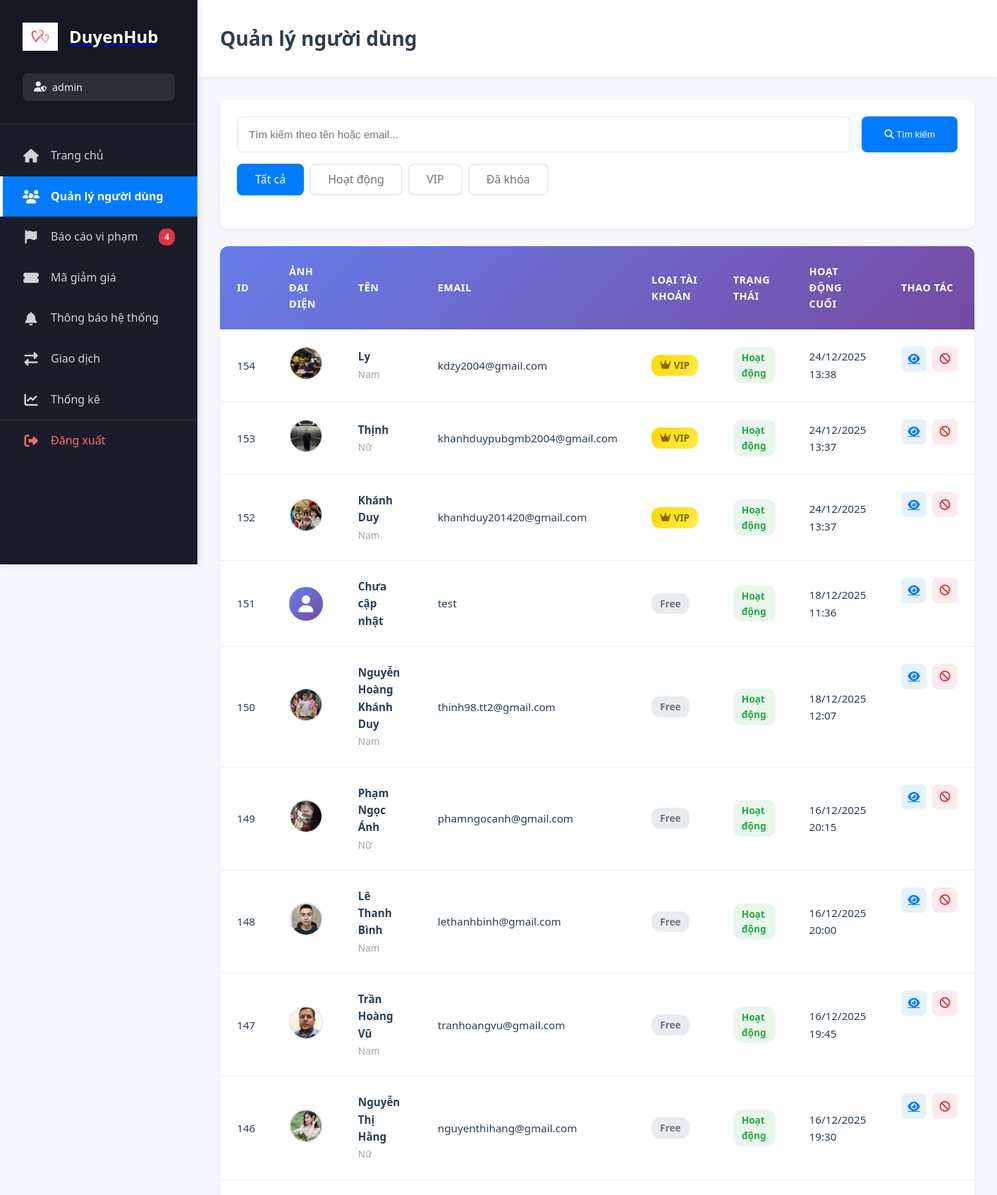
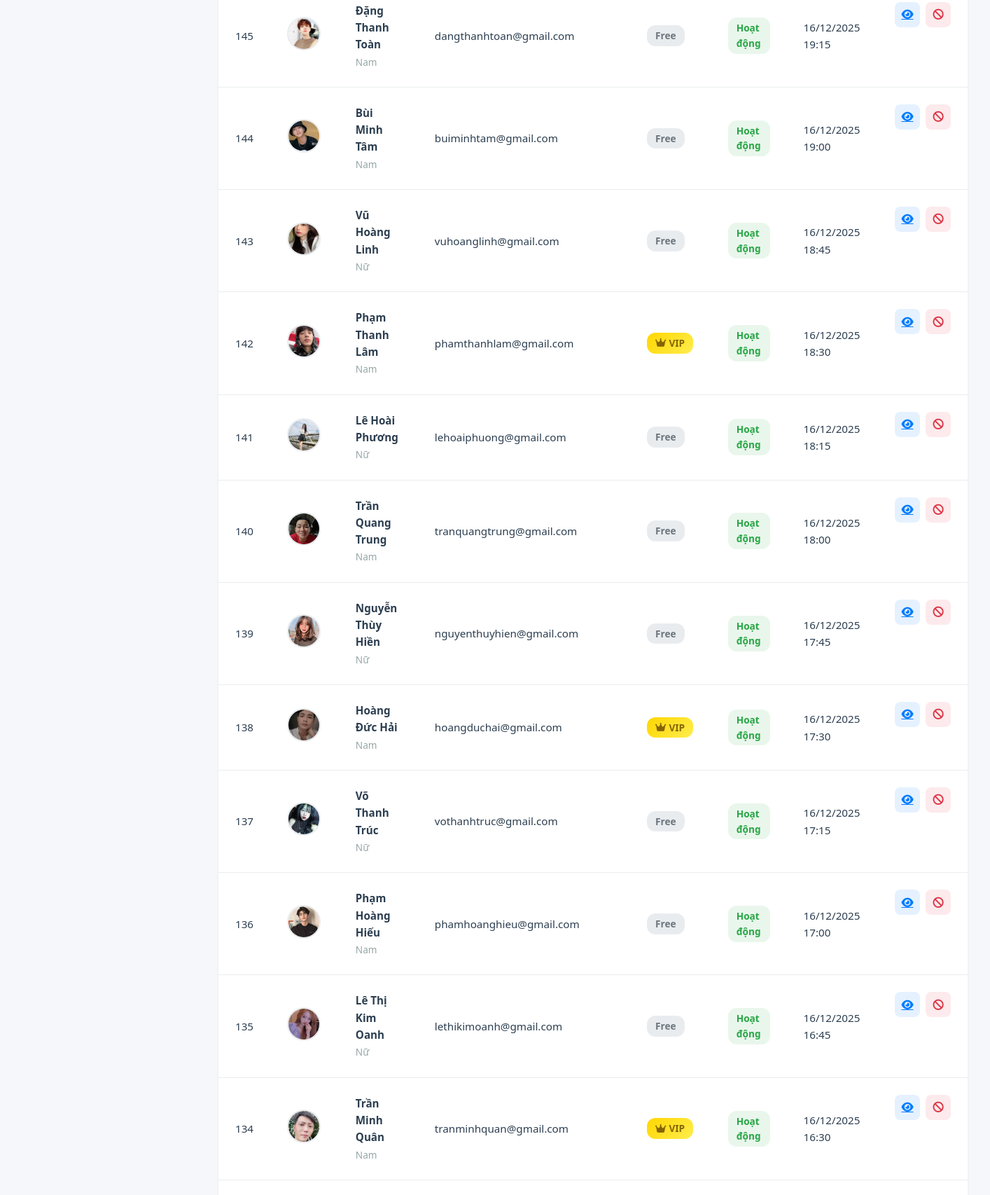
The page /views/admin/quanlynguoidung.php (signed in, upper part) on the database its author committed (2 pictures, top to bottom).
### tables this page shows
CREATE TABLE `nguoidung` (
  `maNguoiDung` int(11) NOT NULL,
  `tenDangNhap` varchar(50) NOT NULL,
  `matKhau` varchar(255) NOT NULL,
  `email_verified` tinyint(1) NOT NULL DEFAULT 0 COMMENT '0: Chưa xác thực, 1: Đã xác thực email',
  `trangThaiNguoiDung` enum('active','banned','inactive') DEFAULT 'active',
  `lanHoatDongCuoi` datetime DEFAULT current_timestamp() ON UPDATE current_timestamp(),
  `role` varchar(255) NOT NULL DEFAULT 'user'
);

CREATE TABLE `hoso` (
  `maHoSo` int(11) NOT NULL,
  `maNguoiDung` int(11) DEFAULT NULL,
  `ten` varchar(100) DEFAULT NULL,
  `ngaySinh` date DEFAULT NULL,
  `gioiTinh` enum('Nam','Nữ') DEFAULT NULL,
  `tinhTrangHonNhan` varchar(50) DEFAULT NULL,
  `canNang` float DEFAULT NULL,
  `chieuCao` float DEFAULT NULL,
  `mucTieuPhatTrien` text DEFAULT NULL,
  `hocVan` varchar(100) DEFAULT NULL,
  `noiSong` varchar(100) DEFAULT NULL,
  `soThich` text DEFAULT NULL,
  `moTa` text DEFAULT NULL,
  `avt` varchar(255) DEFAULT NULL
);

### views/admin/quanlynguoidung.php (the view, shortened to what this page needs)
<?php
$db = clsConnect::getInstance()->connect();
$search = $_GET['search'] ?? '';
$filter = $_GET['filter'] ?? 'all';
$sql = "SELECT n.*, h.ten, h.avt, h.gioiTinh, g.loaiGoi, g.trangThaiGoi
        FROM nguoidung n
        LEFT JOIN hoso h ON n.maNguoiDung = h.maNguoiDung
        LEFT JOIN goidangky g ON n.maNguoiDung = g.maNguoiDung AND g.trangThaiGoi = 'Active'
        WHERE n.role = 'user'";
$sql .= " ORDER BY n.maNguoiDung DESC LIMIT 100";
$stmt = $db->prepare($sql);
$stmt->execute();
$users = $stmt->get_result()->fetch_all(MYSQLI_ASSOC);
?>
<!DOCTYPE html>
<html lang="vi">
<head>
    <link rel="stylesheet" href="https://cdnjs.cloudflare.com/ajax/libs/font-awesome/6.4.0/css/all.min.css">
    <link rel="stylesheet" href="../../public/css/admin.css?v=<?php echo time(); ?>">
</head>
<body>
    <div class="admin-wrapper">
        <?php include 'sidebar.php'; ?>
        <main class="main-content">
            <div class="top-bar">
                <h1>Quản lý người dùng</h1>
            </div>
            <div class="content-area">
                <div class="filter-bar">
                    <form method="GET" class="search-form">
                        <input type="text" name="search" placeholder="Tìm kiếm theo tên hoặc email..." value="<?php echo htmlspecialchars($search); ?>">
                        <button type="submit"><i class="fas fa-search"></i> Tìm kiếm</button>
                    </form>
                    <div class="filter-tabs">
                        <a href="?filter=all" class="<?php echo $filter === 'all' ? 'active' : ''; ?>">Tất cả</a>
                        <a href="?filter=active" class="<?php echo $filter === 'active' ? 'active' : ''; ?>">Hoạt động</a>
                        <a href="?filter=vip" class="<?php echo $filter === 'vip' ? 'active' : ''; ?>">VIP</a>
                        <a href="?filter=banned" class="<?php echo $filter === 'banned' ? 'active' : ''; ?>">Đã khóa</a>
                    </div>
                </div>
                <div class="table-container">
                    <table class="data-table">
                        <thead>
                            <tr>
                                <th>ID</th>
                                <th>Ảnh đại diện</th>
                                <th>Tên</th>
                                <th>Email</th>
                                <th>Loại tài khoản</th>
                                <th>Trạng thái</th>
                                <th>Hoạt động cuối</th>
                                <th>Thao tác</th>
                            </tr>
                        </thead>
                        <tbody>
                            <?php foreach ($users as $user): ?>
                            <tr>
                                <td><?php echo $user['maNguoiDung']; ?></td>
                                <td>
                                    <?php if (!empty($user['avt'])): ?>
                                        <img src="../../<?php echo htmlspecialchars($user['avt']); ?>" alt="Avatar" class="user-avatar">
                                    <?php else: ?>
                                        <div class="user-avatar-placeholder">
                                            <i class="fas fa-user"></i>
                                        </div>
                                    <?php endif; ?>
                                </td>
                                <td>
                                    <strong><?php echo htmlspecialchars($user['ten'] ?? 'Chưa cập nhật'); ?></strong>
                                    <?php if ($user['gioiTinh']): ?>
                                        <br><span class="text-muted"><?php echo $user['gioiTinh']; ?></span>
                                    <?php endif; ?>
                                </td>
                                <td><?php echo htmlspecialchars($user['tenDangNhap']); ?></td>
                                <td>
                                    <?php if ($user['loaiGoi'] === 'VIP'): ?>
                                        <span class="badge badge-vip"><i class="fas fa-crown"></i> VIP</span>
                                    <?php else: ?>
                                        <span class="badge badge-free">Free</span>
                                    <?php endif; ?>
                                </td>
                                <td>
                                    <?php if ($user['trangThaiNguoiDung'] === 'active'): ?>
                                        <span class="badge badge-success">Hoạt động</span>
                                    <?php elseif ($user['trangThaiNguoiDung'] === 'banned'): ?>
                                        <span class="badge badge-danger">Đã khóa</span>
                                    <?php else: ?>
                                        <span class="badge badge-warning">Không hoạt động</span>
                                    <?php endif; ?>
                                </td>
                                <td><?php echo $user['lanHoatDongCuoi'] ? date('d/m/Y H:i', strtotime($user['lanHoatDongCuoi'])) : 'Chưa xác định'; ?></td>
                                <td class="action-buttons">
                                    <a href="xemnguoidung.php?id=<?php echo $user['maNguoiDung']; ?>" class="btn-action btn-view" title="Xem chi tiết">
                                        <i class="fas fa-eye"></i>
                                    </a>
                                    <?php if ($user['trangThaiNguoiDung'] === 'active'): ?>
                                        <form method="POST" style="display: inline;" onsubmit="return confirm('Bạn có chắc muốn khóa tài khoản này?');">
                                            <button type="submit" class="btn-action btn-danger" title="Khóa tài khoản">
                                                <i class="fas fa-ban"></i>
                                            </button>
                                        </form>
                                    <?php endif; ?>
                                </td>
                            </tr>
                            <?php endforeach; ?>
                        </tbody>
                    </table>
                </div>
            </div>
        </main>
    </div>
</body>
</html>

### public/css/admin.css (style rules this page uses)
:root { --primary: #007bff; --secondary: #6c757d; --success: #28a745; --danger: #dc3545; --warning: #ffc107; --info: #17a2b8; --light: #f8f9fa; --dark: #343a40; --sidebar-bg: #1a1d29; --sidebar-hover: #252837; --sidebar-active: #007bff; --text-primary: #2c3e50; --text-secondary: #6c757d; --text-light: #95a5a6; --spacing-xs: 0.25rem; --spacing-sm: 0.5rem; --spacing-md: 1rem; --spacing-lg: 1.5rem; --spacing-xl: 2rem; --border-radius: 8px; --border-radius-sm: 4px; --border-radius-lg: 12px; --shadow-sm: 0 2px 4px rgba(0,0,0,0.05); --shadow-md: 0 4px 8px rgba(0,0,0,0.1); --shadow-lg: 0 8px 16px rgba(0,0,0,0.15); }
* { margin: 0; padding: 0; box-sizing: border-box; }
body { font-family: 'Segoe UI', -apple-system, BlinkMacSystemFont, 'Roboto', 'Helvetica Neue', Arial, sans-serif; background: #f5f7fa; color: var(--text-primary); line-height: 1.6; overflow-x: hidden; }
.admin-wrapper { display: flex; min-height: 100vh; }
.main-content { flex: 1; margin-left: 280px; min-height: 100vh; background: #f5f7fa; }
.top-bar { background: white; padding: var(--spacing-xl); box-shadow: var(--shadow-sm); display: flex; justify-content: space-between; align-items: center; position: sticky; top: 0; z-index: 100; }
.top-bar h1 { font-size: 1.75rem; font-weight: 700; color: var(--text-primary); margin: 0; }
.content-area { padding: var(--spacing-xl); }
.filter-bar { background: white; padding: var(--spacing-lg); border-radius: var(--border-radius-lg); margin-bottom: var(--spacing-lg); box-shadow: var(--shadow-sm); }
.search-form { display: flex; gap: var(--spacing-md); margin-bottom: var(--spacing-md); }
.search-form input { flex: 1; padding: var(--spacing-md); border: 1px solid #dee2e6; border-radius: var(--border-radius); font-size: 0.95rem; transition: all 0.3s ease; }
.search-form button { padding: var(--spacing-md) var(--spacing-xl); background: var(--primary); color: white; border: none; border-radius: var(--border-radius); font-weight: 500; cursor: pointer; transition: all 0.3s ease; }
.filter-tabs { display: flex; gap: var(--spacing-sm); margin-bottom: var(--spacing-lg); flex-wrap: wrap; }
.filter-tabs a { padding: var(--spacing-sm) var(--spacing-lg); background: white; color: var(--text-secondary); text-decoration: none; border-radius: var(--border-radius); font-weight: 500; transition: all 0.3s ease; border: 2px solid #e9ecef; }
.filter-tabs a.active { background: var(--primary); color: white; border-color: var(--primary); }
.table-container { background: white; border-radius: var(--border-radius-lg); box-shadow: var(--shadow-sm); overflow: hidden; }
.data-table { width: 100%; border-collapse: collapse; }
.data-table thead { background: linear-gradient(135deg, #667eea 0%, #764ba2 100%); color: white; }
.data-table th { padding: var(--spacing-lg); text-align: left; font-weight: 600; font-size: 0.9rem; text-transform: uppercase; letter-spacing: 0.5px; }
.data-table tbody tr { border-bottom: 1px solid #e9ecef; transition: all 0.2s ease; }
.data-table td { padding: var(--spacing-lg); font-size: 0.95rem; }
.user-avatar { width: 48px; height: 48px; border-radius: 50%; object-fit: cover; border: 2px solid #e9ecef; }
.user-avatar-placeholder { width: 48px; height: 48px; border-radius: 50%; background: linear-gradient(135deg, #667eea 0%, #764ba2 100%); display: flex; align-items: center; justify-content: center; color: white; font-size: 1.5rem; }
.text-muted { color: var(--text-light); font-size: 0.85rem; }
.badge { display: inline-flex; align-items: center; gap: var(--spacing-xs); padding: 4px 12px; border-radius: 12px; font-size: 0.85rem; font-weight: 600; }
.badge-vip { background: linear-gradient(135deg, #ffd700 0%, #ffed4e 100%); color: #856404; }
.badge-free { background: #e9ecef; color: var(--text-secondary); }
.badge-success { background: rgba(40, 167, 69, 0.1); color: var(--success); }
.action-buttons { display: flex; gap: var(--spacing-sm); }
.btn-action { width: 36px; height: 36px; border: none; border-radius: var(--border-radius); display: inline-flex; align-items: center; justify-content: center; cursor: pointer; transition: all 0.3s ease; font-size: 0.95rem; }
.btn-action.btn-view { background: rgba(0, 123, 255, 0.1); color: var(--primary); }
.btn-action.btn-danger { background: rgba(220, 53, 69, 0.1); color: var(--danger); }
.btn-danger { background: var(--danger); color: white; }

### rows shown on the page
nguoidung: maNguoiDung "154", hoso.avt (picture), hoso.ten "Ly", hoso.gioiTinh "Nam", tenDangNhap "kdzy2004@gmail.com", shows "VIP", trangThaiNguoiDung "Hoạt động", lanHoatDongCuoi "24/12/2025 13:38"
nguoidung: maNguoiDung "153", hoso.avt (picture), hoso.ten "Thịnh", hoso.gioiTinh "Nữ", tenDangNhap "khanhduypubgmb2004@gmail.com", shows "VIP", trangThaiNguoiDung "Hoạt động", lanHoatDongCuoi "24/12/2025 13:37"
nguoidung: maNguoiDung "152", hoso.avt (picture), hoso.ten "Khánh Duy", hoso.gioiTinh "Nam", tenDangNhap "khanhduy201420@gmail.com", shows "VIP", trangThaiNguoiDung "Hoạt động", lanHoatDongCuoi "24/12/2025 13:37"
nguoidung: maNguoiDung "151", ten "Chưa cập nhật", tenDangNhap "test", shows "Free", trangThaiNguoiDung "Hoạt động", lanHoatDongCuoi "18/12/2025 11:36"
hoso: maNguoiDung.maNguoiDung "150", avt (picture), ten "Nguyễn Hoàng Khánh Duy", gioiTinh "Nam", maNguoiDung.tenDangNhap "thinh98.tt2@gmail.com", shows "Free", shows "Hoạt động", maNguoiDung.lanHoatDongCuoi "18/12/2025 12:07"
nguoidung: maNguoiDung "149", hoso.avt (picture), hoso.ten "Phạm Ngọc Ánh", hoso.gioiTinh "Nữ", tenDangNhap "phamngocanh@gmail.com", shows "Free", trangThaiNguoiDung "Hoạt động", lanHoatDongCuoi "16/12/2025 20:15"
nguoidung: maNguoiDung "148", hoso.avt (picture), hoso.ten "Lê Thanh Bình", hoso.gioiTinh "Nam", tenDangNhap "lethanhbinh@gmail.com", shows "Free", trangThaiNguoiDung "Hoạt động", lanHoatDongCuoi "16/12/2025 20:00"
nguoidung: maNguoiDung "147", hoso.avt (picture), hoso.ten "Trần Hoàng Vũ", hoso.gioiTinh "Nam", tenDangNhap "tranhoangvu@gmail.com", shows "Free", trangThaiNguoiDung "Hoạt động", lanHoatDongCuoi "16/12/2025 19:45"
nguoidung: maNguoiDung "146", hoso.avt (picture), hoso.ten "Nguyễn Thị Hằng", hoso.gioiTinh "Nữ", tenDangNhap "nguyenthihang@gmail.com", shows "Free", trangThaiNguoiDung "Hoạt động", lanHoatDongCuoi "16/12/2025 19:30"
nguoidung: maNguoiDung "145", hoso.avt (picture), hoso.ten "Đặng Thanh Toàn", hoso.gioiTinh "Nam", tenDangNhap "dangthanhtoan@gmail.com", shows "Free", trangThaiNguoiDung "Hoạt động", lanHoatDongCuoi "16/12/2025 19:15"
nguoidung: maNguoiDung "144", hoso.avt (picture), hoso.ten "Bùi Minh Tâm", hoso.gioiTinh "Nam", tenDangNhap "buiminhtam@gmail.com", shows "Free", trangThaiNguoiDung "Hoạt động", lanHoatDongCuoi "16/12/2025 19:00"
nguoidung: maNguoiDung "143", hoso.avt (picture), hoso.ten "Vũ Hoàng Linh", hoso.gioiTinh "Nữ", tenDangNhap "vuhoanglinh@gmail.com", shows "Free", trangThaiNguoiDung "Hoạt động", lanHoatDongCuoi "16/12/2025 18:45"
nguoidung: maNguoiDung "142", hoso.avt (picture), hoso.ten "Phạm Thanh Lâm", hoso.gioiTinh "Nam", tenDangNhap "phamthanhlam@gmail.com", shows "VIP", trangThaiNguoiDung "Hoạt động", lanHoatDongCuoi "16/12/2025 18:30"
nguoidung: maNguoiDung "141", hoso.avt (picture), hoso.ten "Lê Hoài Phương", hoso.gioiTinh "Nữ", tenDangNhap "lehoaiphuong@gmail.com", shows "Free", trangThaiNguoiDung "Hoạt động", lanHoatDongCuoi "16/12/2025 18:15"
nguoidung: maNguoiDung "140", hoso.avt (picture), hoso.ten "Trần Quang Trung", hoso.gioiTinh "Nam", tenDangNhap "tranquangtrung@gmail.com", shows "Free", trangThaiNguoiDung "Hoạt động", lanHoatDongCuoi "16/12/2025 18:00"
nguoidung: maNguoiDung "139", hoso.avt (picture), hoso.ten "Nguyễn Thùy Hiền", hoso.gioiTinh "Nữ", tenDangNhap "nguyenthuyhien@gmail.com", shows "Free", trangThaiNguoiDung "Hoạt động", lanHoatDongCuoi "16/12/2025 17:45"
nguoidung: maNguoiDung "138", hoso.avt (picture), hoso.ten "Hoàng Đức Hải", hoso.gioiTinh "Nam", tenDangNhap "hoangduchai@gmail.com", shows "VIP", trangThaiNguoiDung "Hoạt động", lanHoatDongCuoi "16/12/2025 17:30"
nguoidung: maNguoiDung "137", hoso.avt (picture), hoso.ten "Võ Thanh Trúc", hoso.gioiTinh "Nữ", tenDangNhap "vothanhtruc@gmail.com", shows "Free", trangThaiNguoiDung "Hoạt động", lanHoatDongCuoi "16/12/2025 17:15"
nguoidung: maNguoiDung "136", hoso.avt (picture), hoso.ten "Phạm Hoàng Hiếu", hoso.gioiTinh "Nam", tenDangNhap "phamhoanghieu@gmail.com", shows "Free", trangThaiNguoiDung "Hoạt động", lanHoatDongCuoi "16/12/2025 17:00"
nguoidung: maNguoiDung "135", hoso.avt (picture), hoso.ten "Lê Thị Kim Oanh", hoso.gioiTinh "Nữ", tenDangNhap "lethikimoanh@gmail.com", shows "Free", trangThaiNguoiDung "Hoạt động", lanHoatDongCuoi "16/12/2025 16:45"
nguoidung: maNguoiDung "134", hoso.avt (picture), hoso.ten "Trần Minh Quân", hoso.gioiTinh "Nam", tenDangNhap "tranminhquan@gmail.com", shows "VIP", trangThaiNguoiDung "Hoạt động", lanHoatDongCuoi "16/12/2025 16:30"

### other values the page prints
$adminName "admin"
$pendingReports "4"
